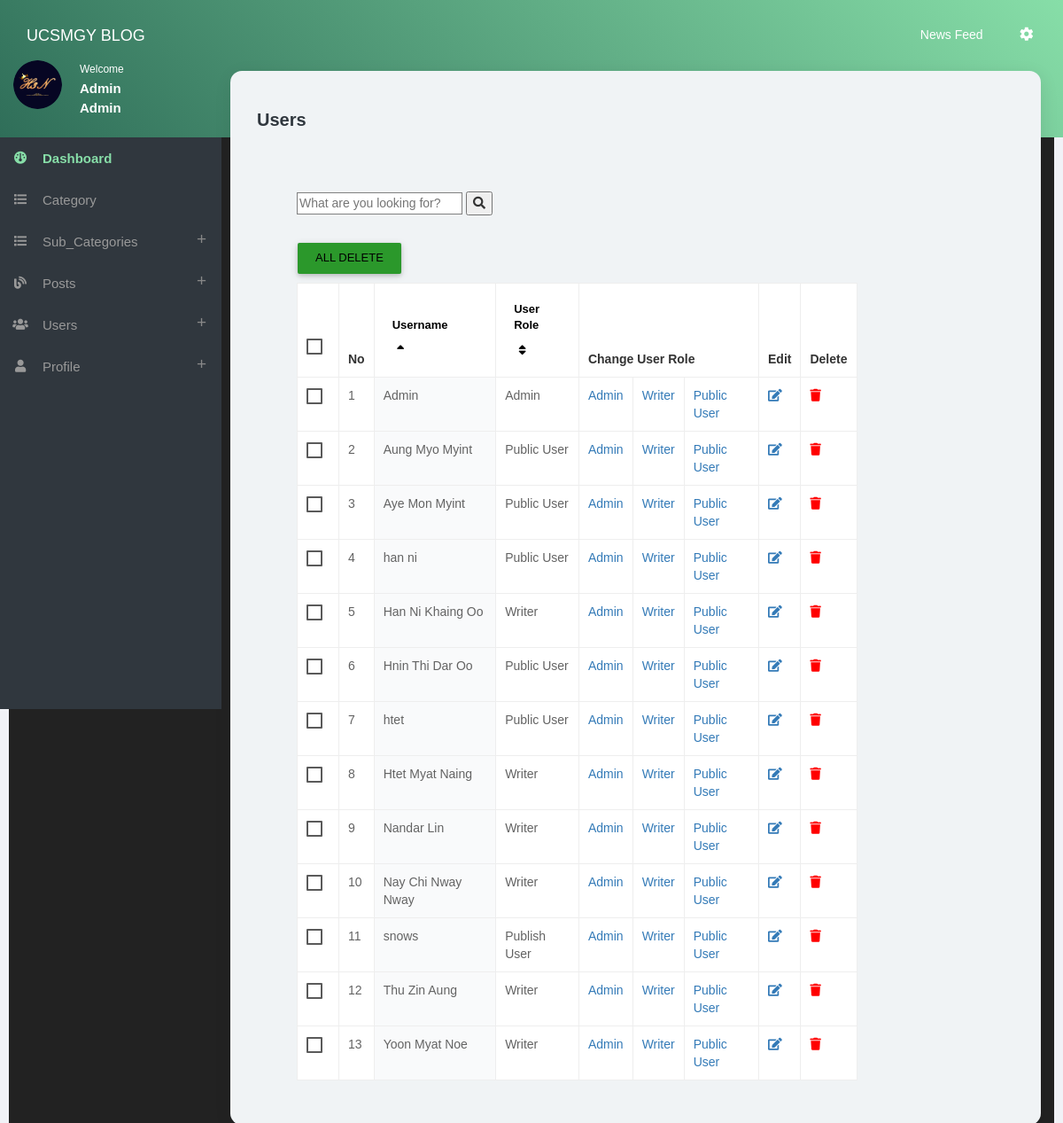
The page /admin/users.php (signed in) on the database its author committed.
### tables this page shows
CREATE TABLE `users` (
  `id` int(11) NOT NULL,
  `unique_id` int(200) NOT NULL,
  `username` varchar(100) NOT NULL,
  `email` varchar(100) NOT NULL,
  `email_verified` varchar(100) NOT NULL,
  `password` varchar(100) NOT NULL,
  `user_role` varchar(30) NOT NULL DEFAULT 'Writer',
  `date` datetime NOT NULL,
  `image` varchar(255) NOT NULL,
  `status` varchar(255) NOT NULL,
  `follower_number` int(11) NOT NULL
);

### admin/include_admin/view_all_users.php (the view, shortened to what this page needs)
            <div class="body">
                <div class="col-lg-12">
                <?php
                    $user_role = $fetch['user_role'];
                    if ( $user_role == 'Writer') {
                    echo "<script> alert('ONLY ADMIN CAN VIEW USERS');
                    window.location.href='./index.php'; </script>";
                    }
                    else if ($user_role == 'Admin') {
                    ?>
                <div class="col-xs-12">
                   <form class="search_form" method="get" action="users.php" >
                        <input type="text" name="post_tag" placeholder="What are you looking for?" style="border:solid 1.5px grey;" >
                        <button type="submit"><i class="fa fa-search"></i></button>
                    </form>
                    <br>
                    <form method="post">
                        <div class="row">
                            <div class="col-md-8">
                                <input type="submit" name="alldelete2" value="ALL DELETE" class="btn btn-success" style="color:black;" onclick="return confirm(''Are You Sure You Want To Delete?');');">
                            </div>
                        </div>
                        <div class="row">
                            <div class="col-md-10">
                                <?php
                                $columns = array('username','user_role');
                                $column = isset($_GET['column']) && in_array($_GET['column'], $columns) ? $_GET['column'] : $columns[0];
                                $sort_order = isset($_GET['order']) && strtolower($_GET['order']) == 'desc' ? 'DESC' : 'ASC';
                                ?>
                                <?php
                                if (isset($_GET['post_tag'])) {
                                    $post_tag = $_GET['post_tag'];
                                    $sql ="SELECT * ,ROW_NUMBER() OVER (ORDER BY $column $sort_order) AS row_num FROM users WHERE username LIKE '%$post_tag%' OR user_role LIKE '%$post_tag%' ORDER BY $column $sort_order";
                                }else{
                                    $sql ="SELECT * ,ROW_NUMBER() OVER (ORDER BY $column $sort_order) AS row_num FROM users ORDER BY $column $sort_order";
                                }
                                $aa = $con->query($sql);
                                if ($result = $aa ) {
                                    $up_or_down = str_replace(array('ASC','DESC'), array('up','down'), $sort_order);
                                    $asc_or_desc = $sort_order == 'ASC' ? 'desc' : 'asc';
                                    $add_class = ' class="highlight"';
                                ?>
                                <table class="table table-bordered" style="background-color:#ffffff">
                                    <thead>
                                        <tr>
                                            <th>
                                                <div class="form-check">
                                                        <label class="form-check-label" for="js"></label>
                                                </div>
                                            </th>
                                            <th>No</th>
                                            <?php
                                            if (isset($_GET['post_tag'])) {
                                            ?>
                                            <th><a href="users.php?post_tag=<?php echo $post_tag; ?>&column=username&order=<?php echo $asc_or_desc; ?>">Username<p></p><i class="fa fa-sort<?php echo $column == 'username' ? '-' . $up_or_down : ''; ?>"></i></a></th>
                                            <th><a href="users.php?post_tag=<?php echo $post_tag; ?>&column=user_role&order=<?php echo $asc_or_desc; ?>">User Role<p></p><i class="fa fa-sort<?php echo $column == 'user_role' ? '-' . $up_or_down : ''; ?>"></i></a></th>
                                            <?php
                                            }else{
                                            ?>
                                             <th><a href="users.php?column=username&order=<?php echo $asc_or_desc; ?>">Username<p></p><i class="fa fa-sort<?php echo $column == 'username' ? '-' . $up_or_down : ''; ?>"></i></a></th>
                                            <th><a href="users.php?column=user_role&order=<?php echo $asc_or_desc; ?>">User Role<p></p><i class="fa fa-sort<?php echo $column == 'user_role' ? '-' . $up_or_down : ''; ?>"></i></a></th>
                                            <?php
                                            }
                                            ?>
                                            <th colspan="3">Change User Role</th>
                                            <th>Edit</th>
                                            <th>Delete</th>
                                        </tr>
                                    </thead>
                                    <tbody>
                                    <?php
                                    $result = mysqli_query($con,$sql);
                                        while($row = mysqli_fetch_assoc($result)){
                                            $row_num = $row['row_num'];
                                            $user_id = $row['id'];
                                        ?>
                                        <tr>
                                            <td>
                                                <div class="form-check">
                                                    <label class="form-check-label" for="<?php echo $user_id ?>">
                                                    </label>
                                                </div>
                                            </td>
                                            <td><?php echo $row_num ?></td>
                                            <td<?php echo $column == 'username' ? $add_class : ''; ?>><?php echo $row['username']; ?></td>
                                            <td<?php echo $column == 'user_role' ? $add_class : ''; ?>><?php echo $row['user_role']; ?></td>
                                            <td><a href='users.php?Admin=<?php echo $user_id ?>'> Admin</a></td>
                                            <td><a href='users.php?Writer=<?php echo $user_id ?>'> Writer</a></td>
                                            <td><a href='users.php?Public_User=<?php echo $user_id ?>'> Public User</a></td>
                                            <td><a href='users.php?source=edit_user&edit=<?php echo $user_id ?>'><i class="fas fa-edit"></i></a></td>
                                            <td><a href='users.php?delete=<?php echo $user_id ?>' style="color: red;" onclick="return confirm('Are You Sure You Want To Delete?');"><i class="fas fa-trash"></i></a></td>
                                        </tr>
                                        <?php
                                            }
                                        ?>
                                    </tbody>
                                </table>
                                <?php
                                }
                                ?>
                    </form>
                </div>
            </div>
        </div>
                            <?php
                            }
                            ?>
                </div>
            </div>
</section>
<?php include_once "include_admin/lower.php"; ?>

### admin/include_admin/upper.php (shortened to what this page needs)
<?php require_once 'db.php'; ?>
<?php
$id = $_SESSION['USER']->id;
$query=mysqli_query($con, "SELECT * FROM `users` WHERE id = '$id'") or die(mysqli_error());
if(mysqli_num_rows($query) > 0){
    $fetch = mysqli_fetch_assoc($query);
}
?>
<!DOCTYPE html>
<html class=" ">
<head>
    <link href="assets/plugins/pace/pace-theme-flash.css" rel="stylesheet" type="text/css" media="screen"/>
    <link href="assets/plugins/bootstrap/css/bootstrap.min.css" rel="stylesheet" type="text/css"/>
    <link href="assets/plugins/bootstrap/css/bootstrap-theme.min.css" rel="stylesheet" type="text/css"/>
    <link href="assets/fonts/font-awesome/css/font-awesome.css" rel="stylesheet" type="text/css"/>
    <link href="assets/css/animate.min.css" rel="stylesheet" type="text/css"/>
    <link href="assets/plugins/perfect-scrollbar/perfect-scrollbar.css" rel="stylesheet" type="text/css"/>
    <link href="assets/plugins/jvectormap/jquery-jvectormap-2.0.1.css" rel="stylesheet" type="text/css" media="screen"/>
    <link href="assets/css/style.css" rel="stylesheet" type="text/css"/>
    <link href="assets/css/responsive.css" rel="stylesheet" type="text/css"/>
    <link rel="stylesheet" href="dashboard_assets/plugins/bootstrap/css/bootstrap.min.css" />
    <link rel="stylesheet" href="dashboard_assets/css/main.css">
    <link rel="stylesheet" href="dashboard_assets/css/themes/all-themes.css"/>
    <link rel="stylesheet" href="https://cdnjs.cloudflare.com/ajax/libs/font-awesome/6.2.1/css/all.min.css"/>
    <link rel="stylesheet" href="dashboard_assets/css/sb-admin.css">
    <link rel="stylesheet" href="https://use.fontawesome.com/releases/v5.3.1/css/all.css">
</head>
<body class="theme-cyan">
    <div id="morphsearch" class="morphsearch">
        <form class="morphsearch-form">
            <div class="form-group m-0">
                <input value="" type=" " placeholder="" class="morphsearch-input" />
            </div>
        </form>
    </div>
    <nav class="navbar clearHeader">
        <div class="col-12">
            <div class="navbar-header"> <a href="javascript:void(0);" class="bars"></a> <a class="navbar-brand" href="index.html">UCSMGY BLOG</a> </div>
            <ul class="nav navbar-nav navbar-right">
               <li><a href="../Publish_User/index.php" class="js-right-sidebar" data-close="true">News Feed&nbsp;&nbsp;</a></li>
               <li><a href="javascript:void(0);" class="js-right-sidebar" data-close="true"><i class="zmdi zmdi-settings"></i></a></li>
           </ul>
       </div>
    </nav>
<section>
    <aside id="leftsidebar" class="sidebar">
        <div class="user-info">
            <?php
            if($fetch['image'] == ''){
                ?>
                <div class="admin-image">  <img src="../img/default_u.jpg" alt="user-image" class="img-circle img-inline"></div>
                <?php
            }else{
                ?>
                <div class="admin-image">  <img src="../profile/<?php echo $fetch['image']; ?>" alt="user-image" class="img-circle img-inline"></div>
                <?php
            }
            ?>
            <div class="admin-action-info"> <span>Welcome</span>
                <h3><span><?php echo $fetch['username']; ?> </span></h3>
                <h3><span><?php echo $fetch['user_role']; ?> </span></h3>
            </div>
        </div>
        <div class="menu">
            <ul class="list">
                <?php
                $id = $_SESSION['USER']->id;
                $sql = "SELECT * FROM users WHERE id=$id";
                $result = mysqli_query($con,$sql);
                $row = mysqli_fetch_assoc($result);
                $user_role = $row['user_role'];
                if($user_role == 'Admin'){
                ?>
                <li class="active open"><a href="index.php">
                    <i class="fa fa-dashboard"></i>
                    <span>Dashboard</span></a>
                </li>
                <li><a href="admin_blogs.php">
                    <i class="fa fa-list"></i>
                    <span style="color:#999;">Category</span> </a>
                </li>
                <li ><a href="javascript:void(0);" class="menu-toggle">
                    <i class="fa fa-list"></i><span>Sub_Categories</span> </a>
                </li>
                <?php
                    }
                ?>
                <?php
                if($user_role != 'Public User'){
                ?>
                <li><a href="javascript:void(0);" class="menu-toggle">
                    <i class="fa fa-blog"></i><span>Posts</span> </a>
                </li>
                <?php
                    }
                ?>
                <?php
                if($user_role == 'Admin'){
                ?>
                <li>
                    <a href="javascript:void(0);" class="menu-toggle">
                    <i class="fa fa-users"></i><span>Users</span> </a>
                </li>
                <?php
                    }
                ?>
                <li>
                    <a href="javascript:void(0);" class="menu-toggle">
                    <i class="fa fa-user"></i><span>Profile</span></a>
                </li>
            </ul>
        </div>
    </aside>
</section>

### admin/dashboard_assets/css/themes/all-themes.css (style rules this page uses)
.theme-cyan .navbar-brand { color: #fff; }
.theme-cyan .nav > li > a { color: #fff; }
.theme-cyan .sidebar .menu .list li.active { background-color: transparent; }
.theme-cyan .sidebar .menu .list li.active >:first-child i, .theme-cyan .sidebar .menu .list li.active >:first-child span, .theme-cyan .morphsearch .dummy-column h2 { color: #87dea8; }
.theme-cyan .sidebar .menu .list .toggled { background-color: transparent; }

### admin/dashboard_assets/css/sb-admin.css (style rules this page uses)
body { margin-top: 100px; background-color: #222; }
@media (min-width:768px) { body { margin-top: 50px; } }

### admin/users.php (style rules this page uses)
html { font-family: Tahoma, Geneva, sans-serif; padding: 10px; }
table { border-collapse: collapse; width: 500px; }
th { background-color: white; border: 1px solid #54585d; }
th a { display: block; text-decoration:none; padding: 10px; color: black; font-weight: bold; font-size: 13px; }
th a i { margin-left: 5px; color: black; }
td { padding: 10px; color: #636363; border: 1px solid #dddfe1; }
tr { background-color: #ffffff; }
tr .highlight { background-color: #f9fafb; }

### rows shown on the page
users: image (picture), username "Admin", user_role "Admin", row_num "1"
users: row_num "2", username "Aung Myo Myint", user_role "Public User"
users: row_num "3", username "Aye Mon Myint", user_role "Public User"
users: row_num "4", username "han ni", user_role "Public User"
users: row_num "5", username "Han Ni Khaing Oo", user_role "Writer"
users: row_num "6", username "Hnin Thi Dar Oo", user_role "Public User"
users: row_num "7", username "htet", user_role "Public User"
users: row_num "8", username "Htet Myat Naing", user_role "Writer"
users: row_num "9", username "Nandar Lin", user_role "Writer"
users: row_num "10", username "Nay Chi Nway Nway", user_role "Writer"
users: row_num "11", username "snows", user_role "Publish User"
users: row_num "12", username "Thu Zin Aung", user_role "Writer"
users: row_num "13", username "Yoon Myat Noe", user_role "Writer"
